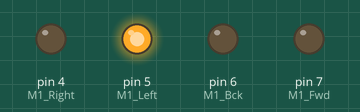
The sketch below on a simulated Arduino Uno, built with avr-gcc and run on an emulated ATmega328P. Parts: output pins drawn as LEDs (lit = HIGH).

Above: at 0.5 s.
At 2.5 s:
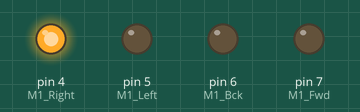
At 4.7 s:
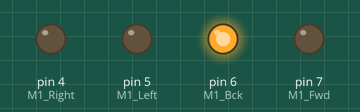
At 8.0 s:
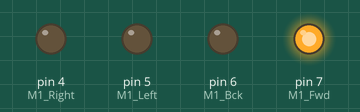
At 11.2 s:
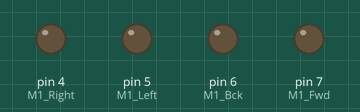
Timing chart, 0 to 12.7 s (numbered marks = the images above):
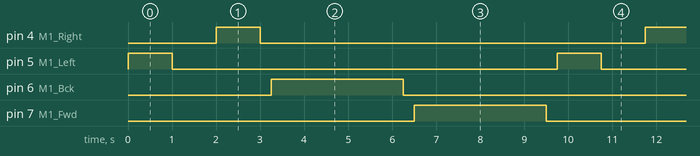

The sketch:

Hbridge.ino
```cpp
int M1_Left = 5; //Direccion
int M1_Right = 4; //Direccion
int M1_Fwd = 7; //Direccion
int M1_Bck = 6; //Direccion

void setup()
{
  pinMode(M1_Left, OUTPUT);
  pinMode(M1_Right , OUTPUT);
  pinMode(M1_Fwd, OUTPUT);
  pinMode(M1_Bck , OUTPUT);
}

void loop(){
  turn (1);
  delay(1000); //1 sg

  stop();
  delay(1000); //1 sg

  turn(2);
  delay(1000); //1 sg

  stop();
  delay(250); //250ms

   go (1);
  delay(3000); //1 sg

  stop();
  delay(250); //250ms

  go(2);
  delay(3000); //1 sg

  stop();
  delay(250); //250ms
}

void go(int direction)
{
  boolean inPin1 = HIGH;
  boolean inPin2 = LOW;

  if(direction== 1){
    inPin1 = LOW;
    inPin2 = HIGH;
  }
    digitalWrite(M1_Fwd, inPin1);
    digitalWrite(M1_Bck , inPin2);
}

void turn(int direction)
{
  boolean inPin1 = LOW;
  boolean inPin2 = HIGH;

  if(direction== 1){
    inPin1 = HIGH;
    inPin2 = LOW;
  }
    digitalWrite(M1_Left, inPin1);
    digitalWrite(M1_Right , inPin2);
}

void stop(){
    digitalWrite(M1_Left, LOW);
    digitalWrite(M1_Right , LOW);
    digitalWrite(M1_Fwd, LOW);
    digitalWrite(M1_Bck , LOW);
}
```

Measured:
- by itself, pin 4 (M1_Right), pin 5 (M1_Left): alternates HIGH for 1.0 s and LOW for 8.8 s
- by itself, pin 6 (M1_Bck), pin 7 (M1_Fwd): alternates HIGH for 3.0 s and LOW for 6.8 s
- by itself, everything shown: repeats every 9.8 s, in 8 steps
